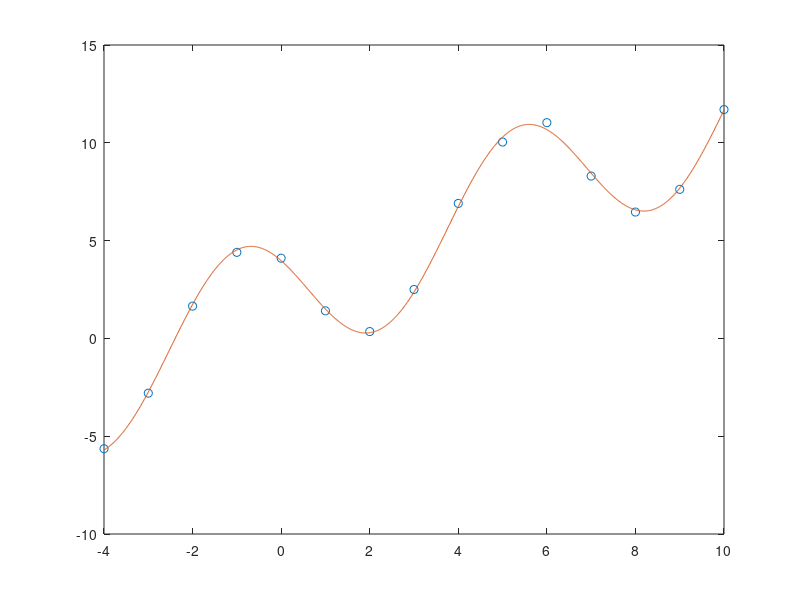

This chart was generated by the following MATLAB code:
disp("Parte 4 B-Ejercicio 8")
disp("\n")
disp("a)")
disp("\n")

x = (-4:1:10)';
y = [-5.64;-2.8;1.65;4.4;4.1;1.41;0.35;2.5;6.9;10.04;11.03;8.3;6.46;7.62;11.7];

[x y]

p=polyfit(x,y,6);
F = @(k) polyval(p,k);

plot(x,y,'o',x,F(x));

disp("\n");
input("Pulsar ENTER para continuar");
disp("\n")
disp("b)")
disp("\n")

A = [cos(x) sin(x) x x.^0]
p = pinv(A) * y;

F = @(k) cos(k) * p(1) + sin(k) * p(2) + k * p(3) + p(4)

plot(x,y,'o',-4:0.01:10,F(-4:0.01:10));